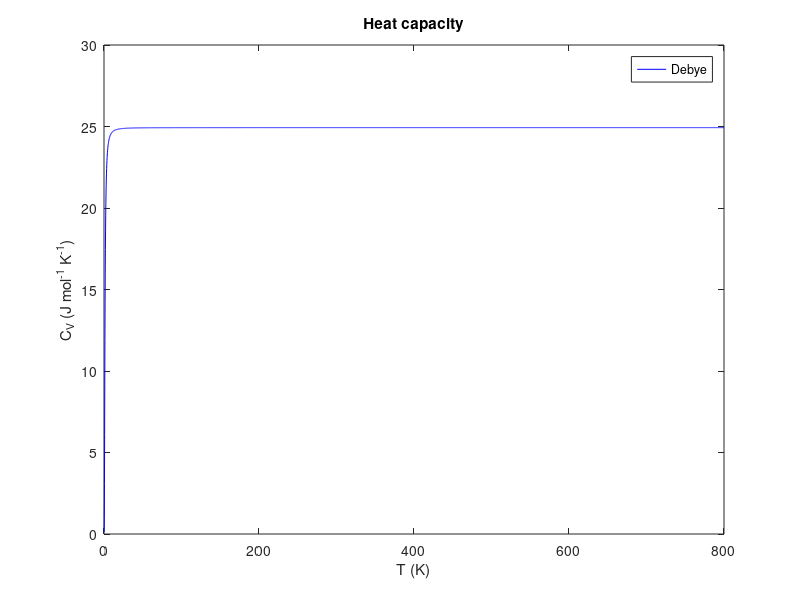

The MATLAB source for this figure:
clc
clear all
T_D = input ('masukkan nilai temperatur Debye = ')                  
N_A = 6.022e23;      %Bilangan Avogadro 
N = N_A;             % Jumlah Osilator 
k_b = 1.38e-23;     % Konstanta Boltzmann 
h_bar = 6.626e-34/2/pi;  %Konstanta Planck terreduksi    
R = N_A*k_b;         % Konstanta gas = 8,314 J / mol / K.  
dT = 0.2;             % Interval Temperatur 
Tv = dT:dT:800;      % Array Temperatur.   
% Calculate Debye model: 
Cv =@(x) x.^4.*exp(x)./(exp(x)-1).^2;  
Omega_D = k_b * T_D / h_bar; 
C_Debye = zeros(size(Tv)); 
for j = 1:length(Tv)     
    T = Tv(j);     
    x_D = h_bar*Omega_D/k_b/T;         
    C_Debye(j) = 9*N*k_b*(T/T_D).^3*integral(Cv, 0, x_D); 
end     
%plot grafik
figure(1) 
clf 
set(gca, 'fontsize', 12) 
 % Plot sebagai fungsi T     
    p1=plot(Tv, C_Debye, 'b');           
    axis([0 max(Tv) 0 30])     
    xlabel('T (K)') 
 
legend([p1], 'Debye', ...    
     'location', 'best') 
title('Heat capacity') 
ylabel('C_V (J mol^{-1} K^{-1})')



